Frame 1 (no input): blank canvas, image omitted
Frame 60 (no input): blank canvas, image omitted
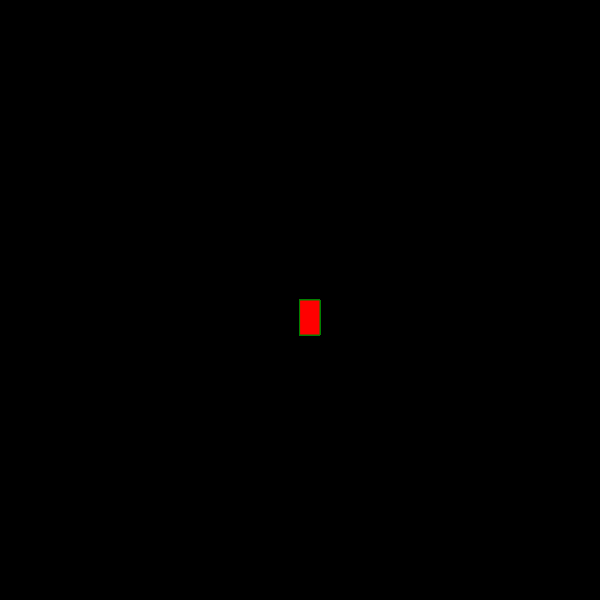
Frame 120 (the mouse pressed at the canvas centre since frame 60)

The p5.js sketch whose frames 1 and 60 were blank and that drew this single picture after the mouse press (run headless with seeded random() and noise() and a simulated clock; from frame 60 on, the mouse is pressed at the canvas centre):

// p5.js sketch
// ── sketch.js
function setup() {
    createCanvas(600, 600);
    background("black");
  }
  
  function draw() {
    stroke("green");
    fill("red");
  
    // console.log(mouseIsPressed)
  
    if (mouseIsPressed) {
      rect(mouseX, mouseY, 20, 35);
    }
  }
